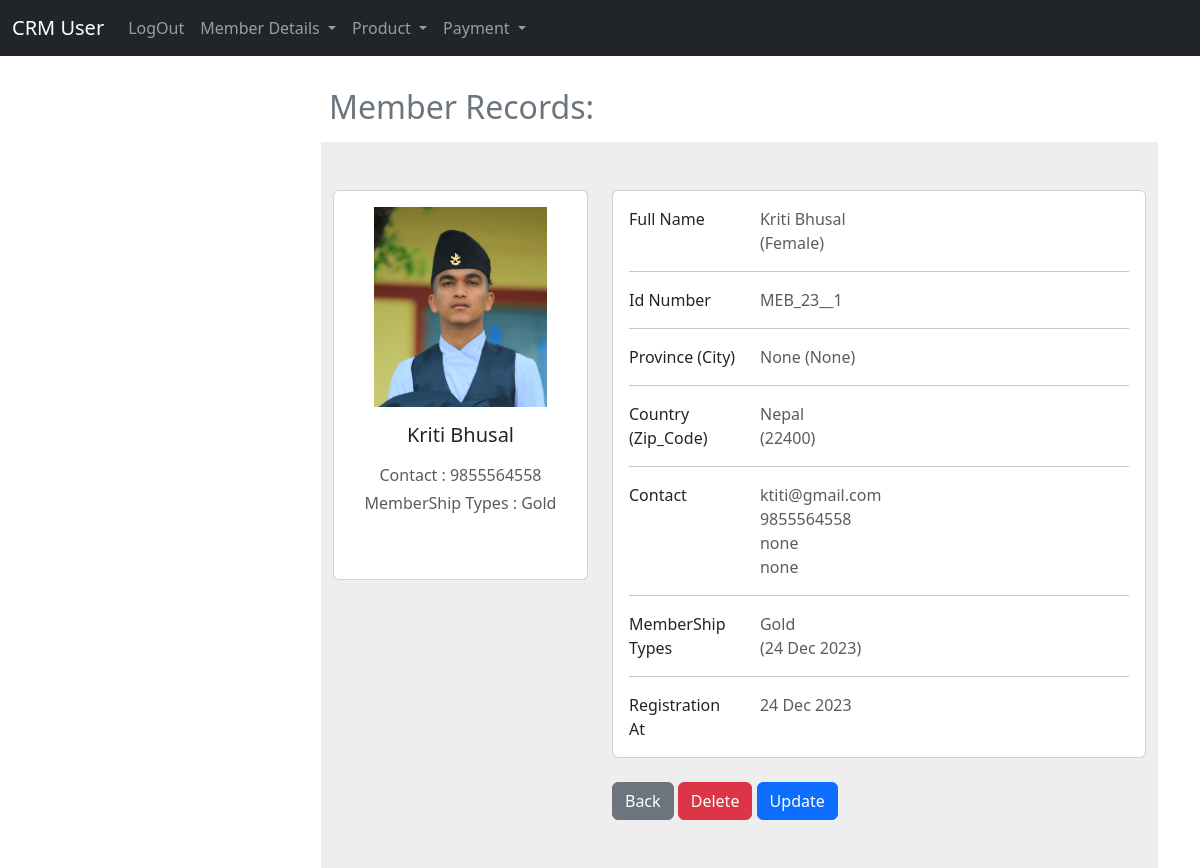
The app's page /user/member/1/ (signed in) with its own data.
### user_app/models.py (models this page shows, shortened)
class Member(models.Model):
    first_name = models.CharField(max_length=100)
    middel_name = models.CharField(max_length=10,blank=True)
    last_name = models.CharField(max_length=100)
    gender = models.CharField(max_length=20, choices=[("Male", "Male"),("Female", "Female"),("Other", "Other"),])
    images = models.ImageField(upload_to="Member/%Y/%m/%d", blank=False)
    street_address = models.CharField(max_length=255, blank=True)
    street_address2 = models.CharField(max_length=255, blank=True)
    city = models.CharField(max_length=100, blank=True, null=True)
    state_province = models.CharField(max_length=100, blank=True, null=True)
    zip_code = models.CharField(max_length=20)
    country = models.CharField(max_length=100)
    email = models.EmailField(unique=True)
    date_of_birth = models.DateField(default=timezone.now)
    membership_types = models.CharField(max_length=20, choices= [("basic", "Basic"),("gold", "Gold"),], default="basic")
    date_of_signature = models.DateTimeField(default=timezone.now)
    contact = models.CharField(max_length=10)
    emergency_contact = models.CharField(max_length=10,blank=True, null=True)
    emergency_contact2 = models.CharField(max_length=10,blank=True, null=True)
    registration_date = models.DateField(auto_now_add=True)

### user_app/views.py (the view)
# urls.py: path('member/<int:pk>/', views.member, name='member'),
def member(request, pk):
    if request.user.is_authenticated:
        customer_record = Member.objects.get(id=pk)
        return render(
            request, "user/member/member.html", {"customer_record": customer_record}
        )
    else:
        messages.success(request, "YOu Must Be")
        return redirect("home")

### templates/user/member/member.html (shortened to what this page needs)
{% extends 'user/base.html' %}
{% load static %}
{% block main %}
<div class="col-mb-6 offset-md-3">
     <h2 class="p-2 text-secondary"> Member Records:</h2>
     <section style="background-color: #eee;">
          <div class="container py-5">
               <form action="" method="post" name="signup">
                    <div class="row text-capitalize">
                         <div class="col-lg-4">
                              <div class="card mb-4">
                                   <div class="card-body text-center">
                                        <img src="{{customer_record.images.url}}" alt="{{customer_record.first_name}}"
                                             height="200px">
                                        <h5 class="my-3">{{customer_record.first_name}} {{customer_record.middel_name}} {{customer_record.last_name}}
                                        </h5>
                                        <p class="text-muted mb-1">Contact : {{customer_record.contact}}</p>
                                        <p class="text-muted mb-5">MemberShip Types :
                                             {{customer_record.membership_types}}</p>
                                   </div>
                              </div>
                         </div>
                         <div class="col-lg-8">
                              <div class="card mb-4">
                                   <div class="card-body">
                                        <div class="row">
                                             <div class="col-sm-3">
                                                  <p class="mb-0">Full Name</p>
                                             </div>
                                             <div class="col-sm-9">
                                                  <p class="text-muted mb-0">{{customer_record.first_name}} {{customer_record.middel_name}}  {{customer_record.middel_name}}
                                                       {{customer_record.last_name}} <br>({{customer_record.gender}})</p>
                                             </div>
                                        </div>
                                        <hr>
                                        <div class="row">
                                             <div class="col-sm-3">
                                                  <p class="mb-0">Id Number</p>
                                             </div>
                                             <div class="col-sm-9">
                                                  <p class="text-muted mb-0">MEB_{{customer_record.registration_date | date:"y"}}__{{customer_record.id}}</p>
                                             </div>
                                        </div>
                                        <hr>
                                        <div class="row">
                                             <div class="col-sm-3">
                                                  <p class="mb-0">Province (City)</p>
                                             </div>
                                             <div class="col-sm-9">
                                                  <p class="text-muted mb-0">{{customer_record.state_province}}
                                                       ({{customer_record.city}})</p>
                                             </div>
                                        </div>
                                        <hr>
                                        <div class="row">
                                             <div class="col-sm-3">
                                                  <p class="mb-0">Country (Zip_Code)</p>
                                             </div>
                                             <div class="col-sm-9">
                                                  <p class="text-muted mb-0">{{customer_record.country}} <br>
                                                       ({{customer_record.zip_code}})</p>
                                             </div>
                                        </div>
                                        <hr>
                                        <div class="row ">
                                             <div class="col-sm-3">
                                                  <p class="mb-0">Contact</p>
                                             </div>
                                             <div class="col-sm-9 text-lowercase">
                                                  <p class="text-muted mb-0">
                                                       {{customer_record.email}}<br>{{customer_record.contact}}<br>{{customer_record.emergency_contact}}<br>{{customer_record.emergency_contact2}}
                                                  </p>
                                             </div>
                                        </div>
                                        <hr>
                                        <div class="row">
                                             <div class="col-sm-3">
                                                  <p class="mb-0">MemberShip Types</p>
                                             </div>
                                             <div class="col-sm-9">
                                                  <p class="text-muted mb-0">{{customer_record.membership_types}}<br> ({{customer_record.date_of_signature| date:"d M Y"}})</p>
                                             </div>
                                        </div>
                                        <hr>
                                        <div class="row">
                                             <div class="col-sm-3">
                                                  <p class="mb-0">Registration At</p>
                                             </div>
                                             <div class="col-sm-9">
                                                  <p class="text-muted mb-0">{{customer_record.registration_date | date:"d M Y"}}</p>
                                             </div>
                                        </div>
                                   </div>
                              </div>
                              <a href="{% url 'member_details' %}" class="btn btn-secondary">Back</a>
                              <a href="{% url 'delete_member' customer_record.pk %}" class="btn btn-danger">Delete</a>
                              <a href="{% url 'update_member' customer_record.pk %}" class="btn btn-primary">Update</a>
                         </div>
                    </div>
               </form>
          </div>
     </section>
</div>
{% endblock main %}

### records on screen
Member: images (picture), first_name "Kriti", last_name "Bhusal", contact "9855564558", membership_types "Gold", gender "Female", registration_date "23", id "1", state_province "None", city "None", country "Nepal", zip_code "22400", email "ktiti@gmail.com", emergency_contact "none", emergency_contact2 "none", date_of_signature "24 Dec 2023", registration_date "24 Dec 2023"
